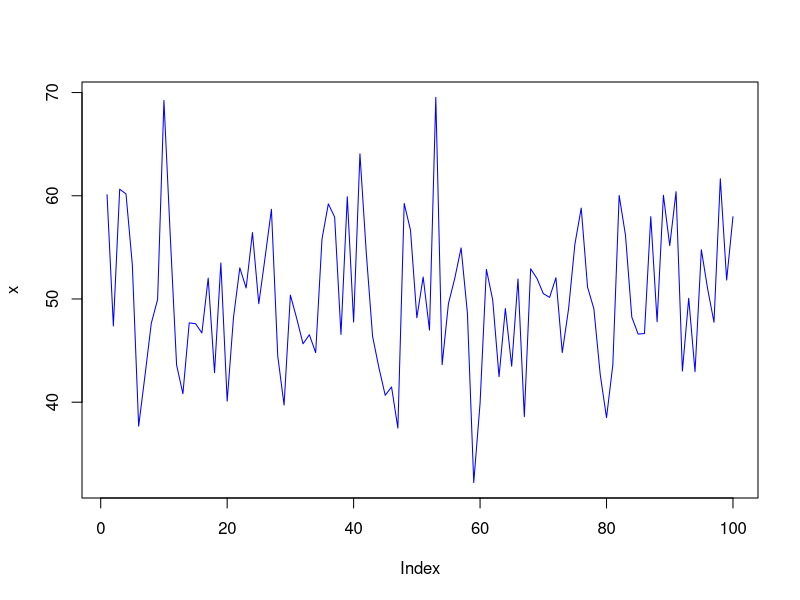
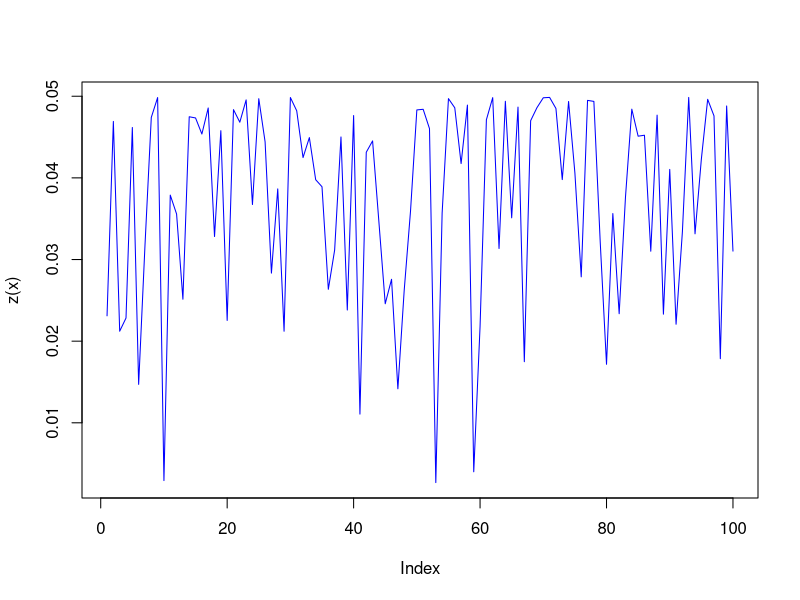
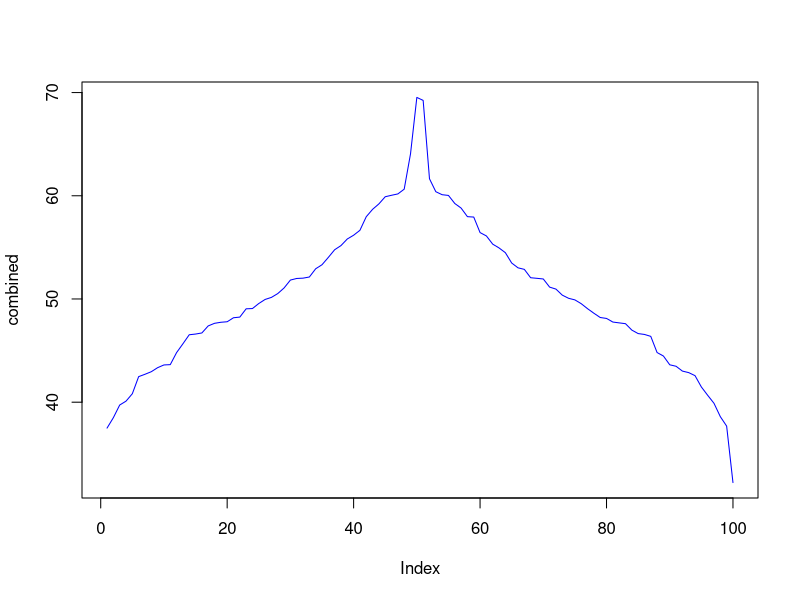
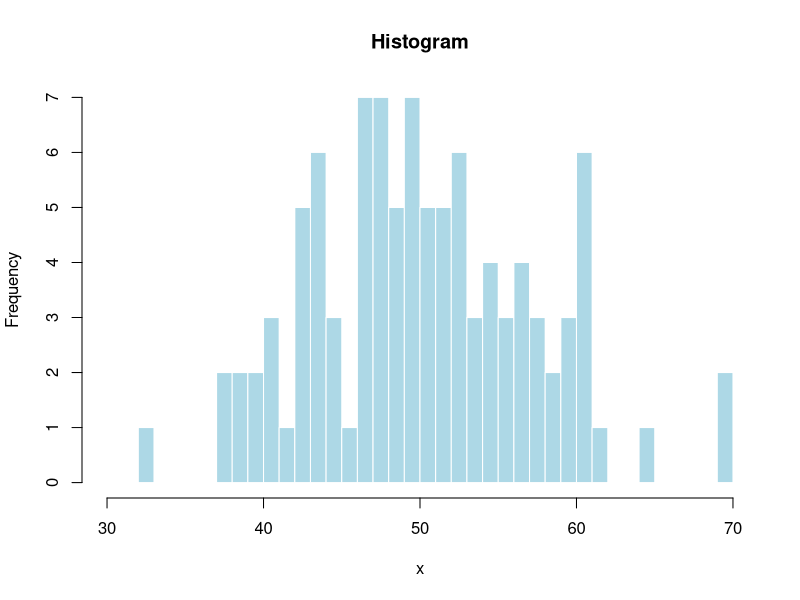

These figures' R source, in order:
#NO.6

set.seed(0)
sd <- 8 
#standar deviasi
x <- rnorm(100, 50, sd)

rata <- mean(x) 
x1 <- floor(mean(x))
x2 <- ceiling(mean(x)) 

#a
z <- function(input){
  return ((1 / (sd * sqrt(2*22/7))) * exp(1) ^ (-0.5 * ((input - rata) / sd) ^ 2)) #rumus fungsi peluang murni
}

z(x1) 
z(x2) 

plot(x, type="l", col="blue") 

plot(z(x), type="l", col="blue")


sortedx <- sort(x, decreasing = FALSE)
i <- l <- odd <- even <- 0
j <- k <- 1


for(i in 1:100){
  if (i %% 2== 0){
    even[j] <- (sortedx[i])
    j <- j + 1
  }
  else{
    odd[k] <- (sortedx[i])
    k <- k + 1
  }
}

combined <- even
flipped_odd <- sort(odd, decreasing = TRUE)
for(l in 1:50){
  combined[50 + l] <- flipped_odd[l]
}

plot(combined, type="l", col="blue")

#b
hist(x, main="Histogram", breaks=50, col="lightblue", border="white", xlim=c(30,70))

#c
paste("nilai varian= ", sd^2)
